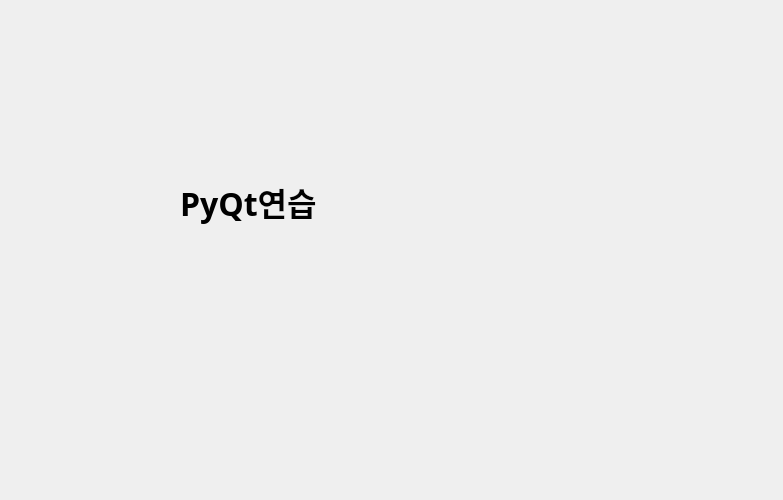
<?xml version="1.0" encoding="UTF-8"?>
<ui version="4.0">
 <class>Dialog</class>
 <widget class="QDialog" name="Dialog">
  <property name="geometry">
   <rect>
    <x>0</x>
    <y>0</y>
    <width>783</width>
    <height>500</height>
   </rect>
  </property>
  <property name="windowTitle">
   <string>Dialog</string>
  </property>
  <widget class="QLabel" name="label">
   <property name="geometry">
    <rect>
     <x>180</x>
     <y>111</y>
     <width>501</width>
     <height>181</height>
    </rect>
   </property>
   <property name="font">
    <font>
     <family>맑은 고딕</family>
     <pointsize>24</pointsize>
     <weight>75</weight>
     <bold>true</bold>
    </font>
   </property>
   <property name="text">
    <string>PyQt연습</string>
   </property>
  </widget>
 </widget>
 <resources/>
 <connections/>
</ui>
